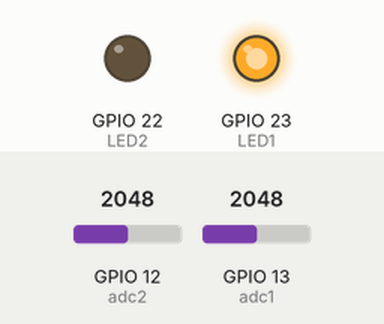
Simulated run of this sketch. Board: ESP32. On the bench: output pins drawn as LEDs (lit = HIGH). Inputs (shaded band) come from the test bench; at power-on: GPIO 12 (adc2) = 2048, GPIO 13 (adc1) = 2048. What the sketch prints to the serial monitor is not drawn.

Above: at 1.0 s.
At 5.1 s:
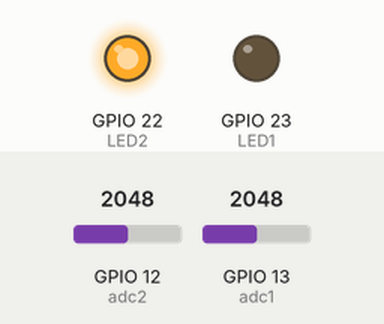
At 7.1 s:
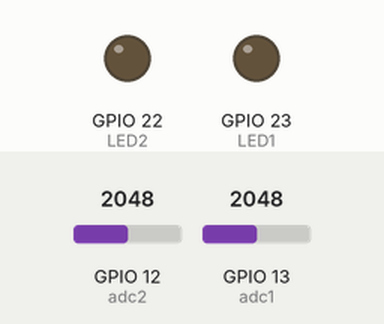
Timing chart, 0 to 10.7 s (numbered marks = the images above):
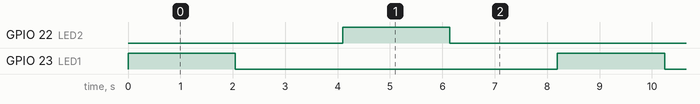

Measured:
- by itself, GPIO 22 (LED2), GPIO 23 (LED1): alternates HIGH for 2.0 s and LOW for 6.1 s
- by itself, everything shown: repeats every 8.2 s, in 4 steps

The sketch:

ESP32-ADC1.ino
```cpp
const int adc1 = 13;
const int adc2 = 12;
int value1 = 0;
int value2 = 0;
const int LED1 = 23;
const int LED2 = 22;


void setup() {
  Serial.begin(9600);
  pinMode(LED1, OUTPUT);
  pinMode(LED2, OUTPUT);
}

void loop() {
  value1 = analogRead(adc1);
  value2 = analogRead(adc2);

  Serial.println(value1);
  Serial.println(value2);

  digitalWrite(LED1, HIGH);
  delay(value1);
  digitalWrite(LED1, LOW);
  delay(value1);

  digitalWrite(LED2, HIGH);
  delay(value2);
  digitalWrite(LED2, LOW);
  delay(value2);
  analogWrite(LED1,0);  //0-255

}
```
